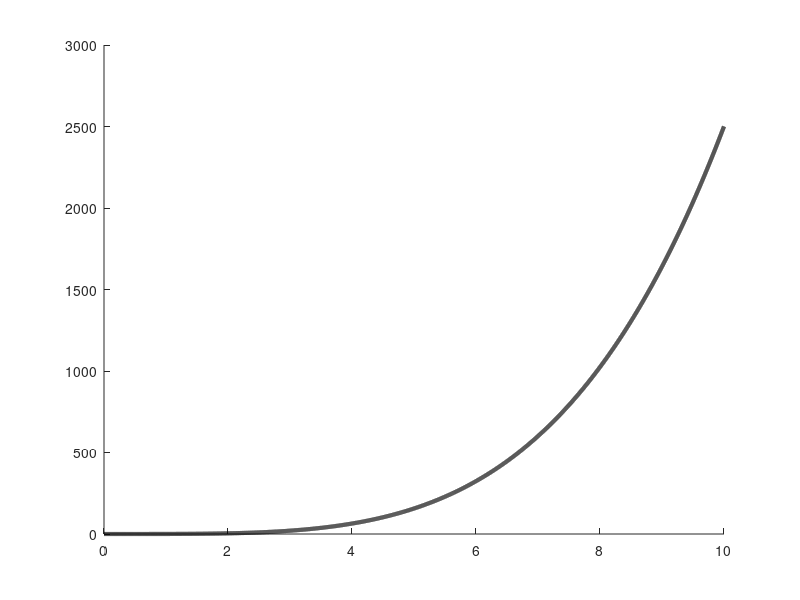

Reproduce this figure in MATLAB. (Note: this script raises an error after producing the figure.)
x = 0:0.001:10;
figure
hold on
plot(x, -(-0.01).*x.^2./2 + x.^4./4, '-k', 'LineWidth', 3)
ax = gca;
ax.XAxis.Visible = 'off';
ax.YAxis.Visible = 'off';
ax.XLim = [0, 1];
ax.YLim = [0, 0.5];
xline(0, '--k', 'LineWidth', 3)
